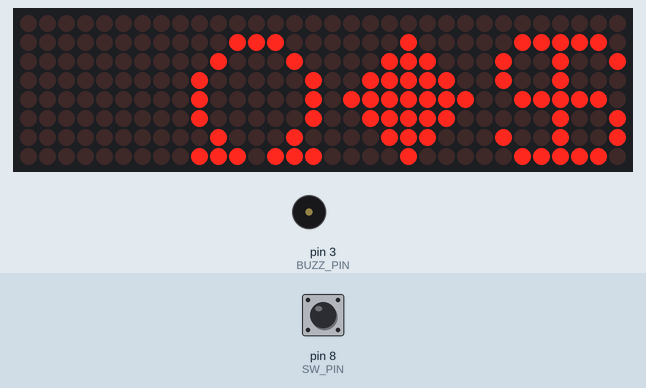
Recording of a sketch running on a simulated Arduino Uno, built with avr-gcc and run on an emulated ATmega328P. Parts: 32×8 LED matrix, buzzer (waves = sounding). Inputs (shaded band) come from the test bench; at power-on: pin 8 (SW_PIN) HIGH. Random numbers use the default seed unless the sketch sets one.

Above: at 8.8 s.
8.9 s: pin 8 (SW_PIN) pulled LOW for 0.15 s
At 9.11 s:
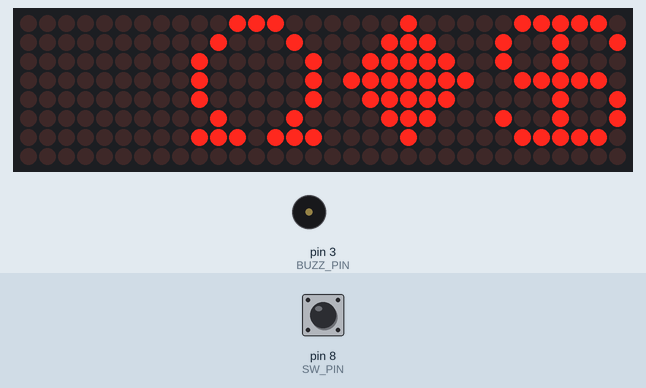
At 9.46 s:
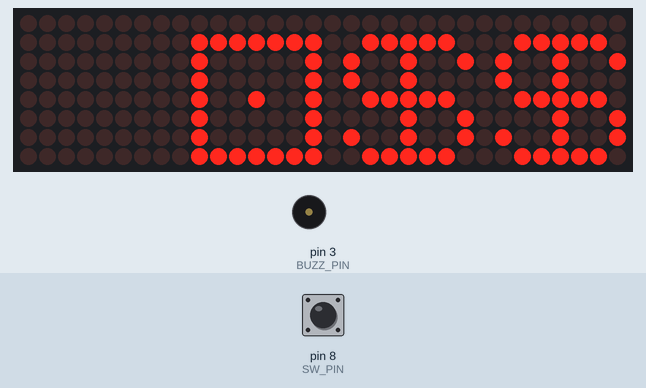
14.4 s: pin 8 (SW_PIN) pulled LOW for 3.2 s
At 25.45 s:
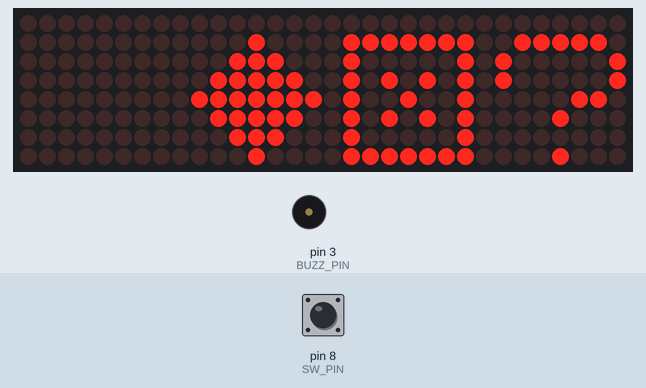

The sketch:

4_matrix_slot.ino
```cpp
// Use the MD_MAX72XX library to implements a slot machine
// type display with scrolling symbols and simple sound effects.
// When numbers change they are scrolled up or down as if on a cylinder.
//
// Switch is on the SW_PIN digital input, buzzer driver by the toen() on
// BUZZ_PIN digital output.
//

#include <MD_MAX72xx.h>
#include <MD_UISwitch.h>
#include <SPI.h>
#include "FontSymbols.h"

#define ALWAYS_WIN 0 // for testing
#define DEBUG 0

#if DEBUG
#define PRINT(s, v)  do { Serial.print(F(s)); Serial.print(v); } while (false);
#define PRINTX(s, v) do { Serial.print(F(s)); Serial.print(v, HEX); } while (false);
#define PRINTS(s)    do { Serial.print(F(s)); } while (false);
#else
#define PRINT(s, v)
#define PRINTS(s)
#endif

#ifndef ARRAY_SIZE
#define ARRAY_SIZE(a) (sizeof(a)/sizeof((a)[0]))
#endif

// Define the number of devices we have in the chain and the hardware interface
// NOTE: These pin numbers will probably not work with your hardware and may
// need to be adapted
#define HARDWARE_TYPE MD_MAX72XX::PAROLA_HW
const uint8_t MAX_DEVICES = 4;

const uint8_t CLK_PIN = 13;  // or SCK
const uint8_t DATA_PIN = 11; // or MOSI
const uint8_t CS_PIN = 10;   // or SS

// SPI hardware interface
MD_MAX72XX mx = MD_MAX72XX(HARDWARE_TYPE, CS_PIN, MAX_DEVICES);
// Arbitrary pins
//MD_MAX72XX mx = MD_MAX72XX(HARDWARE_TYPE, DATA_PIN, CLK_PIN, CS_PIN, MAX_DEVICES);

// Tone buzzer definition
const uint8_t  BUZZ_PIN = 3;    // pin
const uint16_t BUZZ_FREQ = 180; // frequency
const uint8_t  BUZZ_TIME = 3;   // duration

// Switch definition
const uint8_t SW_PIN = 8;

MD_UISwitch_Digital S(SW_PIN);

// Tumbler animation definitions
const uint32_t TIME_BASE = 5000;      // base animation time in milliseconds
const uint32_t TIME_INCREMENT = 300;  // units of time increments for random duration
const uint32_t TIME_FRAME_DELAY = 50; // in milliseconds

// Display parameters
const uint8_t SPACING = 1;        // pixels between characters
const uint8_t SYMBOL_COLS = 7;    // should accomodate the fixed width font columns
const uint8_t MAX_SYMBOLS = 3;    // number of slot machine symbols
const uint8_t TOTAL_SYMBOLS = 20; // total number of symbols in the font file (exclude 0)

// Structure to hold the data for each symbol to be displayed and animated
// this could be expanded to include other character specific data (eg, column
// where it starts if display is spaced irregularly).
typedef struct
{
  enum:uint8_t { ST_INIT, ST_WAITFRAME, ST_ANIM, ST_END } state;
  uint8_t oldValue, newValue;   // code for the value for the symbol
  uint8_t index;                // animation progression index
  bool    scrollUp;             // scroll up animation flag
  uint32_t timeDuration;        // total animaton duration for this symbol
  uint32_t timeStart;           // time the animation started
  uint32_t timeLastFrame;       // time the last frame started animating
  uint8_t cols;                 // number of valid cols in the charMap
  uint8_t charMap[SYMBOL_COLS]; // blended character font bitmap
}  symbolData_t;

symbolData_t symbol[MAX_SYMBOLS];

void updateDisplay(bool bInvert = false)
// do the necessary to display current bitmap buffer to the LED display
{
  uint8_t   curCol = 0;

  mx.control(MD_MAX72XX::UPDATE, MD_MAX72XX::OFF);
  mx.clear();

  for (int8_t i = MAX_SYMBOLS - 1; i >= 0; i--)
  {
    for (int8_t j = symbol[i].cols - 1; j >= 0; j--)
    {
      mx.setColumn(curCol++, bInvert ? ~symbol[i].charMap[j] : symbol[i].charMap[j]);
    }
    curCol += SPACING;
  }

  mx.control(MD_MAX72XX::UPDATE, MD_MAX72XX::ON);
}

bool animateSingle(uint8_t idx)
// Work out the character map for the symbol specified
// Return true if there has been a change.
{
  bool b = false;

  // finite state machine to control what we do
  switch(symbol[idx].state)
  {
    case symbolData_t::ST_INIT: // Initialize the display - done once only on first call
      PRINTS("\nST_INIT");

      // Display the starting number
      symbol[idx].cols = mx.getChar(symbol[idx].oldValue, SYMBOL_COLS, symbol[idx].charMap);
      symbol[idx].timeStart = symbol[idx].timeLastFrame = millis();
      symbol[idx].newValue = random(TOTAL_SYMBOLS) + 1;
      symbol[idx].scrollUp = (random(100) >= 50);
      symbol[idx].index = 0;
      b = true;

      // Now we wait for a animation timer to expire
      symbol[idx].state = symbolData_t::ST_WAITFRAME;
      break;

    case symbolData_t::ST_WAITFRAME: // not animating waiting for the frame timer
      if (millis() - symbol[idx].timeLastFrame < TIME_FRAME_DELAY)
        break;

      // a change has been found - we will be animating something
      symbol[idx].state = symbolData_t::ST_ANIM;

      // initialize animation parameters for this symbol
      symbol[idx].timeLastFrame = millis();   // for the next time around
      break;

    case symbolData_t::ST_ANIM: // currently animating a change
      // work out the new intermediate bitmap for each character
      // 1. Get the 'new' character bitmap into temp buffer
      // 2. Shift this buffer down or up by current index amount
      // 3. Shift the current character by one pixel up or down
      // 4. Combine the new partial character and the existing character to produce a frame
      {
        uint8_t newChar[SYMBOL_COLS] = { 0 };
/*
        PRINT("\nST_ANIM Symbol ", idx);
        PRINT(" from '", symbol[idx].oldValue);
        PRINT("' to '", symbol[idx].newValue);
        PRINT("' index ", symbol[idx].index);
*/
        b = true;   // modify return indicator

        mx.getChar(symbol[idx].newValue, SYMBOL_COLS, newChar);

        // make a sound
        tone(BUZZ_PIN, BUZZ_FREQ, BUZZ_TIME);

        // now work out the scroll character map
        if (symbol[idx].scrollUp)
        {
          // scroll up
          for (uint8_t j = 0; j < symbol[idx].cols; j++)
          {
            newChar[j] = newChar[j] << (COL_SIZE - 1 - symbol[idx].index);
            symbol[idx].charMap[j] = symbol[idx].charMap[j] >> 1;
            symbol[idx].charMap[j] |= newChar[j];
          }
        }
        else
        {
          // scroll down
          for (uint8_t j = 0; j < symbol[idx].cols; j++)
          {
            newChar[j] = newChar[j] >> (COL_SIZE - 1 - symbol[idx].index);
            symbol[idx].charMap[j] = symbol[idx].charMap[j] << 1;
            symbol[idx].charMap[j] |= newChar[j];
          }
        }

        // Set new parameters for next animation and check if we are done.
        // We are done when the time for the animation exceeds the total
        // duration and the character is full in place.
        symbol[idx].index++;
        symbol[idx].state = symbolData_t::ST_WAITFRAME;

        if (symbol[idx].index >= COL_SIZE)  // reached the end of this symbol
        {
          symbol[idx].oldValue = symbol[idx].newValue;  // done animating this transition
          symbol[idx].index = 0;

          if (millis() - symbol[idx].timeStart >= symbol[idx].timeDuration) // check duration timer
          {
            PRINT("\nSymbol ", idx);
            PRINTS(" ENDED");
            symbol[idx].state = symbolData_t::ST_END;
          }
          else  // still animating, get the next symbol to show
          {
            do
            {
              symbol[idx].newValue = random(TOTAL_SYMBOLS) + 1;
            } while (symbol[idx].newValue == symbol[idx].oldValue); // make sure we have something different

            PRINT("\nSymbol ", idx);
            PRINT(" new value ", symbol[idx].newValue);
          }
        }
      }
    break;

    case symbolData_t::ST_END:    // do nothing. This will be reset externally once all have completed.
      break;

    default:
      symbol[idx].state = symbolData_t::ST_END;
  }

  return(b);  // true if changes occurred
}

bool animateAll(void)
// Animate the symbols, one at a time.
// return true if all the animations are completed
{
  bool b = false;

  // run the animations and update the display if there is a change
  for (uint8_t i = 0; i < MAX_SYMBOLS; i++)
    b |= animateSingle(i);

  if (b) updateDisplay();

  // Now check if we are done with all animations
  b = true;
  for (uint8_t i = 0; i < MAX_SYMBOLS; i++)
    b &= symbol[i].oldValue == symbol[i].newValue;

  return(b);
}

bool checkWinner(void)
// currently only 3 of a kind wins
{
  bool b = true;

#if ALWAYS_WIN
  b = true;
#else
  for (uint8_t i = 1; i < MAX_SYMBOLS; i++)
    b &= symbol[i - 1].newValue == symbol[i].newValue;
#endif

  if (b) PRINTS("\nWINNER!");

  return(b);
}

void setup()
{
#if DEBUG
  Serial.begin(57600);
#endif // DEBUG
  PRINTS("\n[MD_MAX72xx SimpleSlots]")

  // Matrix initialization
  mx.begin();
  mx.setFont(slotSymbols);

  // Switch initialization
  S.begin();
  S.enableDoublePress(false);
  S.enableLongPress(false);
  S.enableRepeat(false);

  // Tone Initialization
  pinMode(BUZZ_PIN, OUTPUT);
}

void loop()
{
  static enum:uint8_t { S_IDLE, S_INIT, S_RUN, S_CHECK, S_WINNER, S_END } state = S_INIT;

  switch (state)
  {
  case S_IDLE:  // wait for the switch to be released
    if (S.read() == MD_UISwitch::KEY_UP)
    {
      PRINTS("\n-> Key release!");
      state = S_INIT;
    }
    break;

  case S_INIT:  // initialise the timing parameters
    randomSeed(millis());   // should be good as user timing is unpredictable

    // now set up timing parameters for each symbol
    for (uint8_t i = 0; i < MAX_SYMBOLS; i++)
    {
      symbol[i].state = symbolData_t::ST_INIT;
      symbol[i].timeDuration = TIME_BASE + (random(10) * TIME_INCREMENT);
      PRINT("\nsym[", i);
      PRINT("] duration ", symbol[i].timeDuration);
    }
    state = S_RUN;
    break;

  case S_RUN:   // run the animation
    if (animateAll())
    {
      PRINTS("\n-> Ended with");
      for (uint8_t i = 0; i < MAX_SYMBOLS; i++)
      {
        PRINT(" [", i);
        PRINT("]=", symbol[i].newValue)
      }
      state = S_CHECK;
    }
    break;

  case S_CHECK:  // work out if there is a winner
    if (checkWinner())
      state = S_WINNER;
    else
      state = S_END;
    break;

  case S_WINNER:
    PRINTS("\nWINNER!");
    for (uint8_t j = 0; j < 3; j++)
    {
      for (uint8_t i = 0; i < MAX_SYMBOLS; i++)
      {
        uint8_t temp[SYMBOL_COLS] = { 0 };

        memcpy(temp, symbol[i].charMap, sizeof(symbol[i].charMap));
        memset(symbol[i].charMap, 0, sizeof(symbol[i].charMap));
        updateDisplay();    // do all the even counts
        memcpy(symbol[i].charMap, temp, sizeof(symbol[i].charMap));
        delay(300);
      }
    }
    updateDisplay();  // make sure it is clean
    state = S_END;
    break;

  case S_END:
    state = S_IDLE;
    break;

  default:
    state = S_IDLE;
  }
}
```

Source omitted: FontSymbols.h (data table, 1320 bytes)

Measured:
- after the input at 8.9 s, the display: first changes after 0.20 s (image 1 shows a later state)
